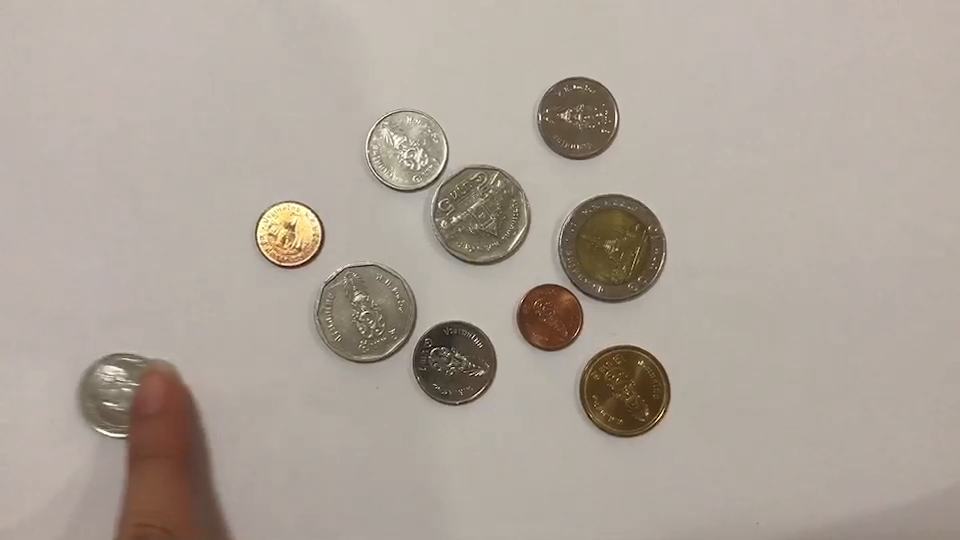
#> input picture frame 68 of video/Sample_Coin.mp4, 960 x 540 px
$ python SmartCoin_video.py
#> lines starting #> are read from the running program, lines starting #| are printed output that depends on the picture; after the words box and inside, x2 and y2 are one past the last pixel; in counts of white or black regions, pixels touching at a corner belong together

#!/usr/bin/env
# -*- coding: utf-8 -*-

import cv2
import numpy as np

cap = cv2.VideoCapture("video/Sample_Coin.mp4")

while(cap.read()) :

    ref, frame = cap.read()
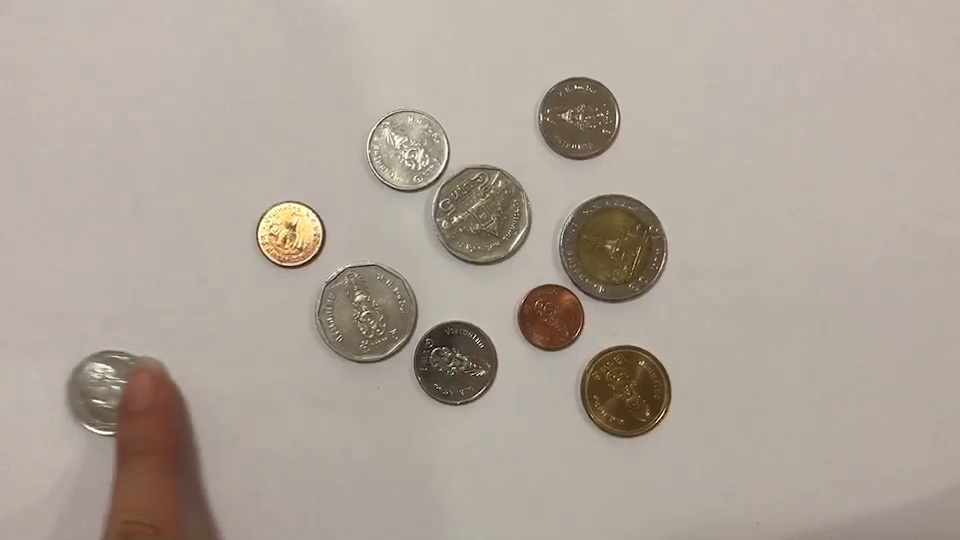
#> input picture frame 69 of video/Sample_Coin.mp4, 960 x 540 px
#> frame is the input picture: shape (540, 960, 3); mean B, G, R 154, 164, 174.5
    roi = frame[:1000, 0:1320]

    gray = cv2.cvtColor(frame, cv2.COLOR_BGR2GRAY)
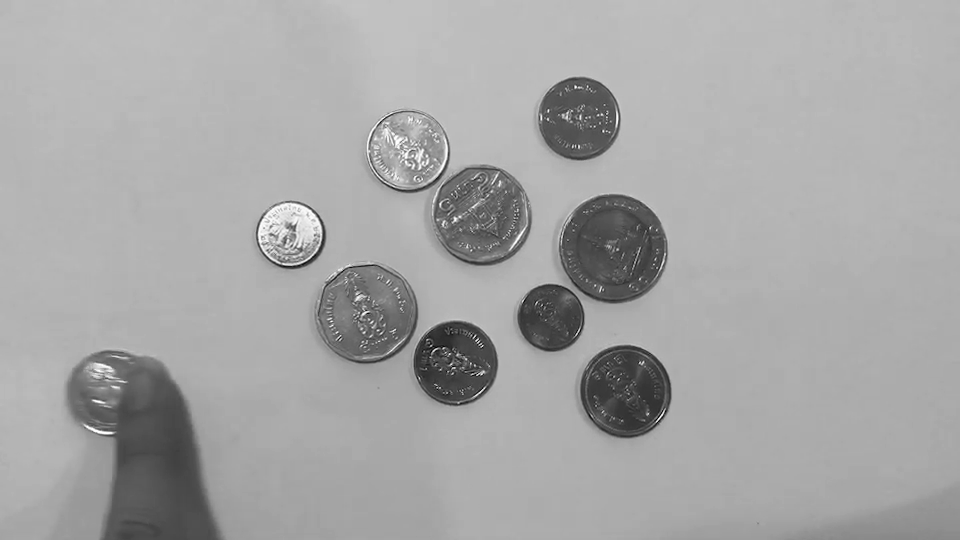
#> gray: shape (540, 960); min 0, max 255, mean 166.1
    gray_blur = cv2.GaussianBlur(gray, (15,15), 0)
    thresh = cv2.adaptiveThreshold(gray_blur, 255, cv2.ADAPTIVE_THRESH_GAUSSIAN_C, cv2.THRESH_BINARY_INV, 11, 1)
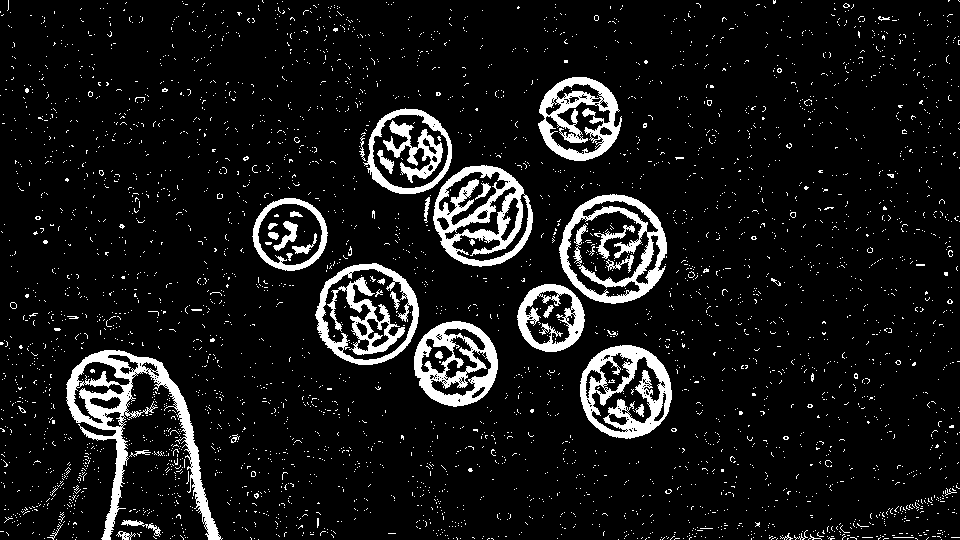
#> thresh: shape (540, 960); 8.9% white; 3901 white regions (3852 under 20 px), largest, box (x1, y1, x2, y2) and area: (66, 350, 223, 540) 6082, (433, 165, 533, 267) 4273, (559, 194, 667, 304) 3999
    kernel = np.ones((2,2), np.uint8)
    closing = cv2.morphologyEx(thresh, cv2.MORPH_CLOSE, kernel, iterations=3)
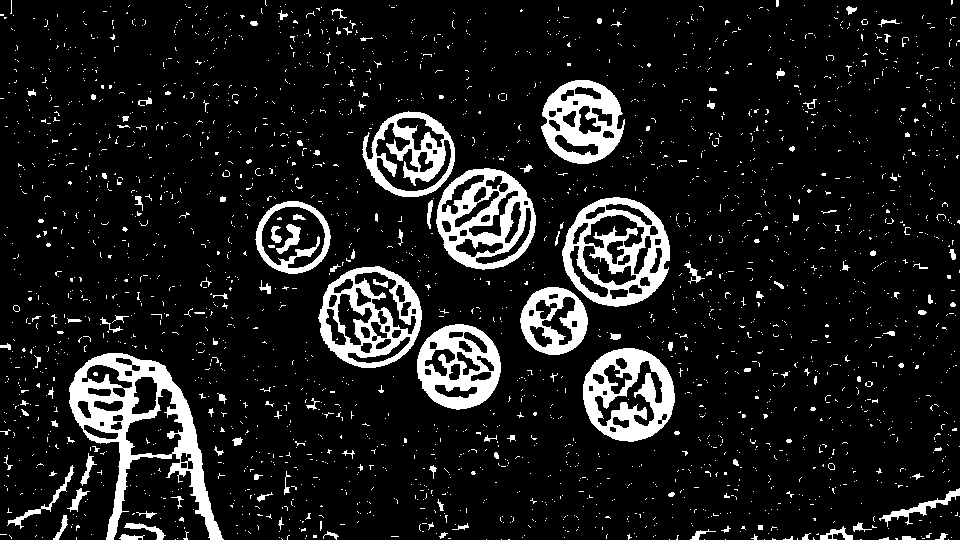
#> closing: shape (540, 960); 10.8% white; 2586 white regions (2443 under 20 px)

    result_img = closing.copy()
    contours, hierachy = cv2.findContours(result_img, cv2.RETR_EXTERNAL, cv2.CHAIN_APPROX_SIMPLE)
#> contours = 2568 contours, 2504 with area under 20; largest, box (x1, y1, x2, y2) and area: (69, 353, 224, 540) 11986, (562, 197, 670, 307) 9002, (318, 266, 422, 368) 8011, (436, 168, 536, 270) 7727, (583, 348, 675, 442) 6651
    counter = 0

    for cnt in contours:
        area = cv2.contourArea(cnt)
        if area < 2000 or area > 35000:
            continue
        ellipse = cv2.fitEllipse(cnt)
        cv2.ellipse(roi, ellipse, (0, 255, 0), 3) #color of cycle
        counter += 1
#> this loop made 2568 passes
#> area on passes 28, 44, 47: 29.5, 69, 24.5
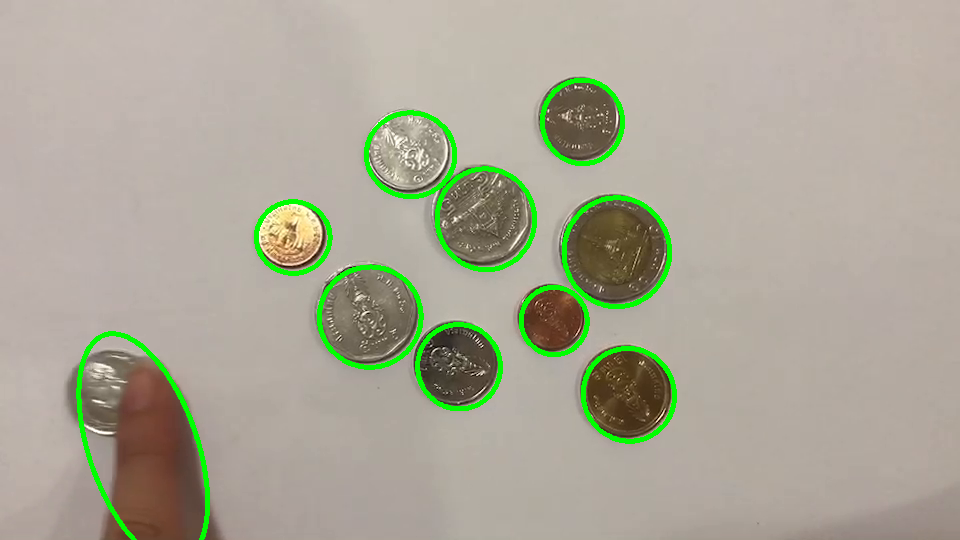
#> roi: shape (540, 960, 3); 2.85% of pixels changed, all inside (x1, y1, x2, y2) = (76, 78, 677, 540)
#> after the loop, counter = 10

    cv2.putText(roi, str(counter), (10, 100), cv2.FONT_HERSHEY_SIMPLEX,2, (255, 0, 0), 2, cv2.LINE_AA) #color of number
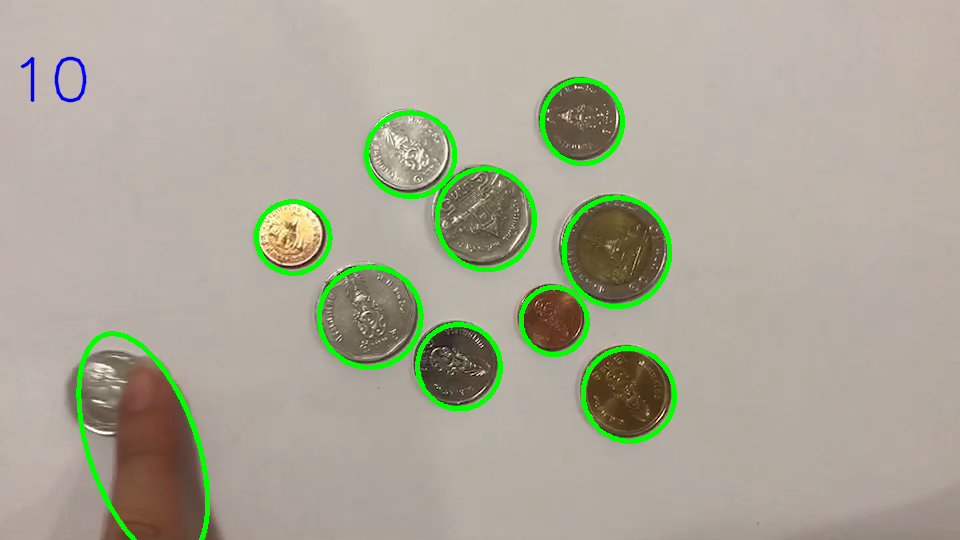
#> roi: shape (540, 960, 3); 0.16% of pixels changed, all inside (x1, y1, x2, y2) = (20, 56, 87, 103)
    cv2.imshow("ShowCoin", roi)


    if cv2.waitKey(1) & 0xFF==ord('q'):
#> (key q is pressed here)
        break

cap.release()
cv2.destroyAllWindows()

$ run again, starting later in the video
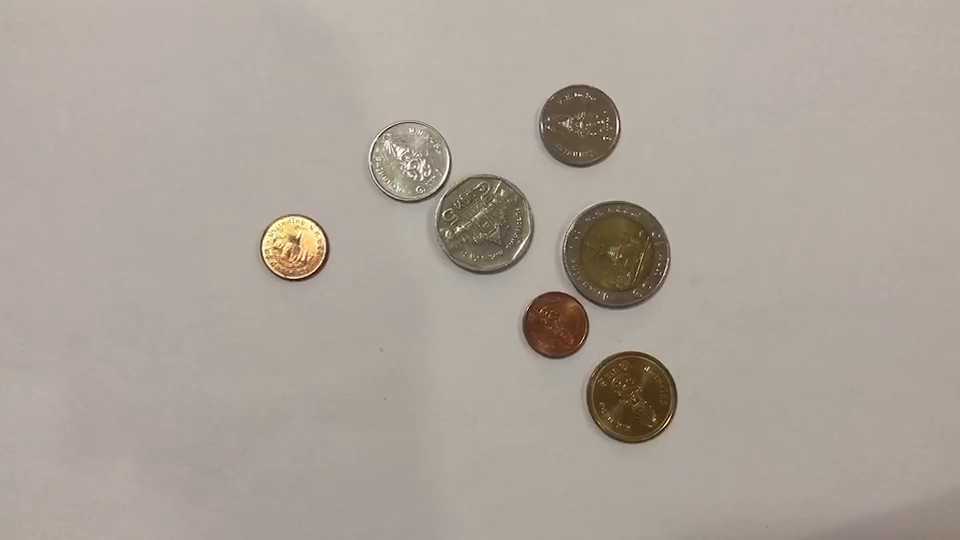
#> input picture frame 306 of video/Sample_Coin.mp4, 960 x 540 px
#> `thresh = cv2.adaptiveThreshold(gray_blur, 255, cv2.ADAPTIVE_THRESH_GAU..`:
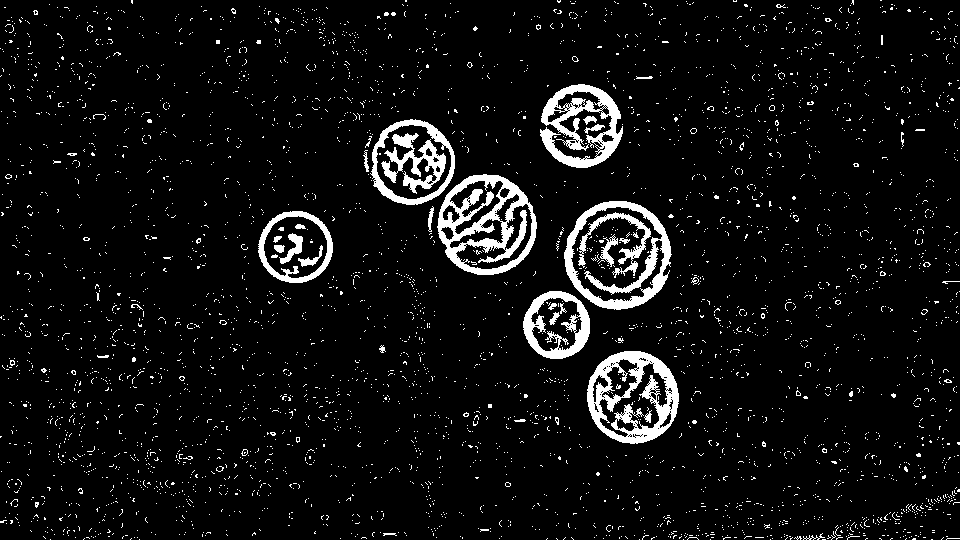
#> thresh: shape (540, 960); 6.3% white; 4081 white regions (4040 under 20 px), largest, box (x1, y1, x2, y2) and area: (437, 174, 537, 275) 4248, (587, 351, 679, 444) 3874, (564, 201, 672, 310) 3147
#> closing: shape (540, 960); 7.8% white; 2884 white regions (2712 under 20 px)
#> contours = 2874 contours, 2812 with area under 20; largest, box (x1, y1, x2, y2) and area: (567, 204, 675, 313) 8934, (440, 177, 540, 278) 7650, (590, 354, 682, 447) 6598, (366, 122, 458, 208) 5630, (543, 87, 626, 171) 5160
#> the loop `for cnt in contours:` made 2874 passes
#> area on passes 29, 36, 46: 24.5, 22, 27
#> after the loop `for cnt in contours:`: counter = 7
#> `cv2.putText(roi, str(counter), (10, 100), cv2.FONT_HERSHEY_SIMPLEX,2, ..`:
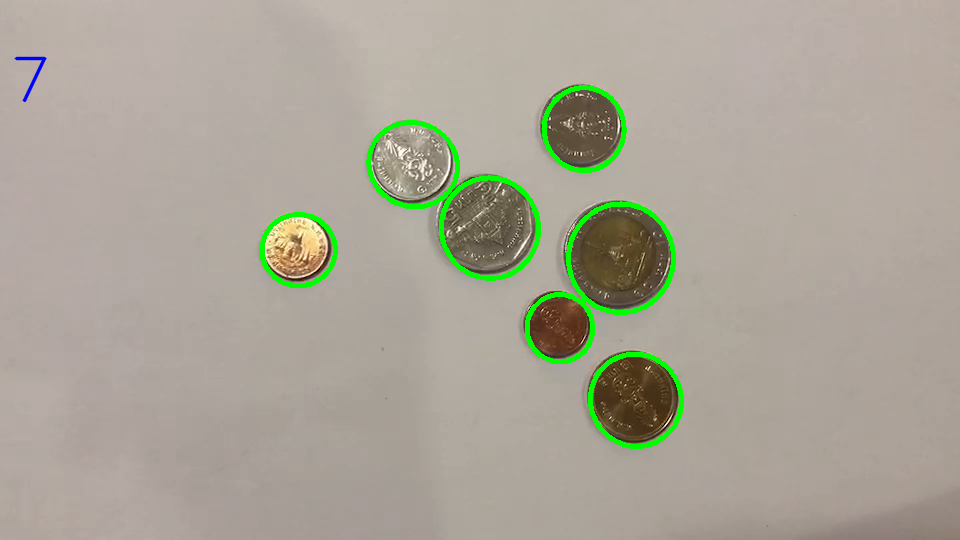
#> roi: shape (540, 960, 3); mean B, G, R 151.2, 164.9, 169.8

$ run again, starting later in the video
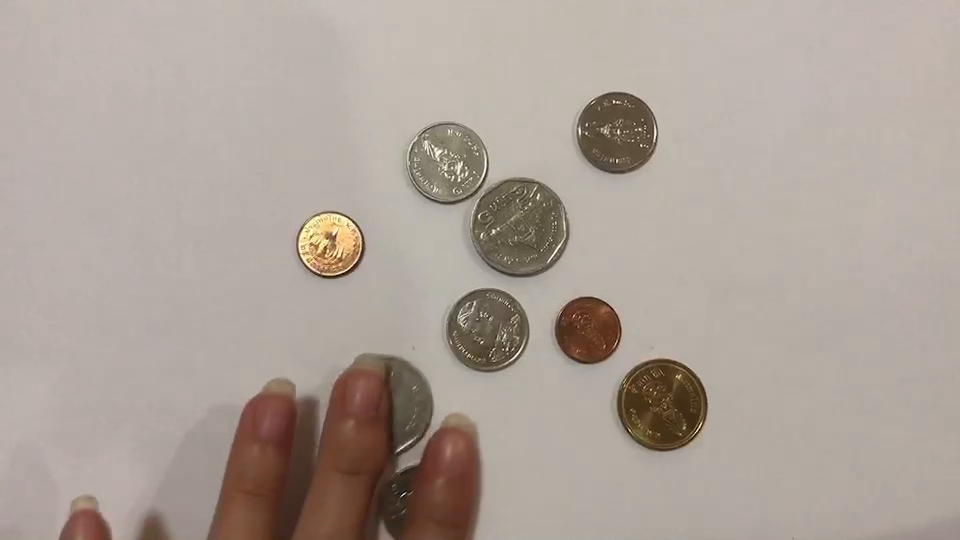
#> input picture frame 544 of video/Sample_Coin.mp4, 960 x 540 px
#> `thresh = cv2.adaptiveThreshold(gray_blur, 255, cv2.ADAPTIVE_THRESH_GAU..`:
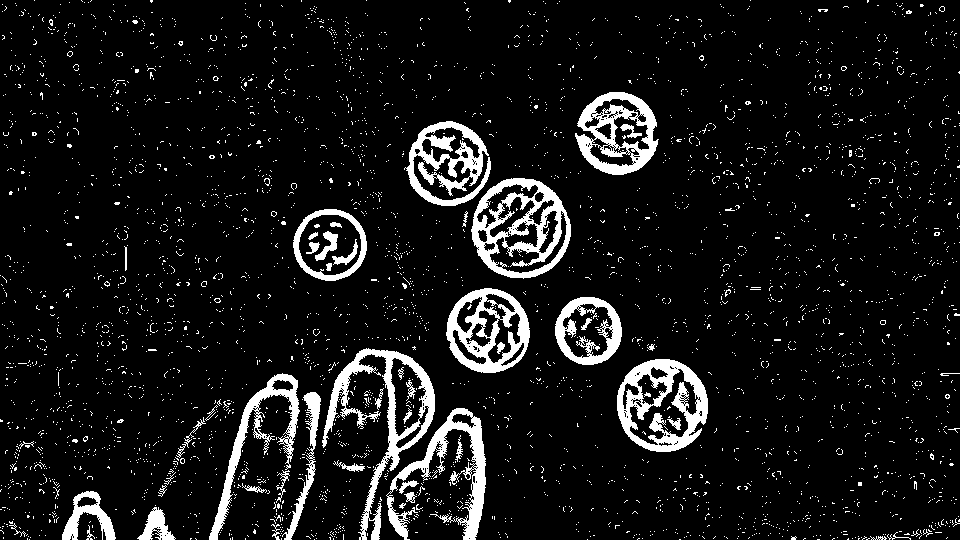
#> thresh: shape (540, 960); 8.7% white; 3893 white regions (3840 under 20 px), largest, box (x1, y1, x2, y2) and area: (471, 178, 571, 279) 4209, (322, 348, 435, 540) 4204, (617, 359, 708, 452) 3926
#> closing: shape (540, 960); 10.6% white; 2632 white regions (2486 under 20 px)
#> contours = 2621 contours, 2547 with area under 20; largest, box (x1, y1, x2, y2) and area: (325, 351, 438, 540) 8199, (474, 181, 574, 282) 7654, (620, 362, 711, 455) 6546, (212, 376, 324, 540) 5796, (449, 291, 533, 376) 5453
#> the loop `for cnt in contours:` made 2621 passes
#> area on pass 28: 25
#> after the loop `for cnt in contours:`: counter = 10
#> `cv2.putText(roi, str(counter), (10, 100), cv2.FONT_HERSHEY_SIMPLEX,2, ..`:
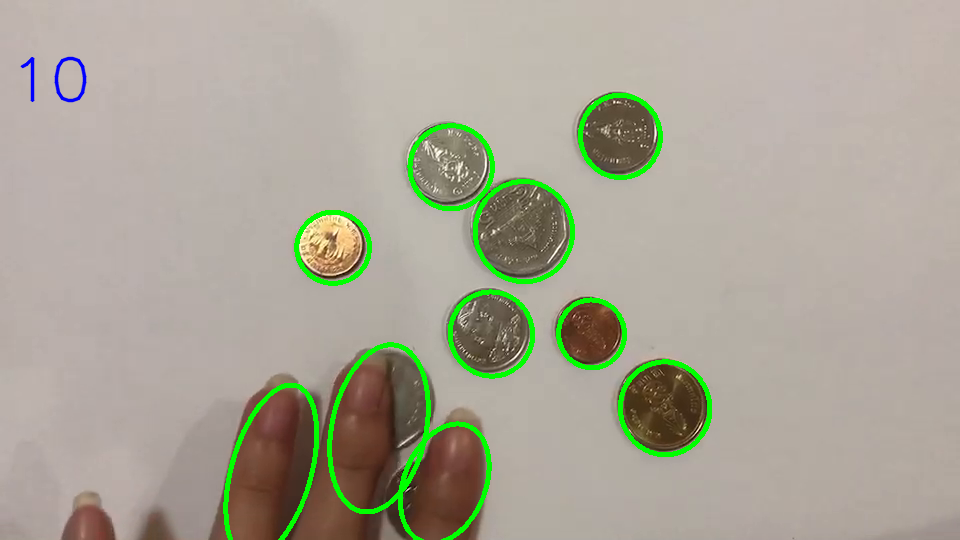
#> roi: shape (540, 960, 3); mean B, G, R 150.1, 165.4, 169.1
